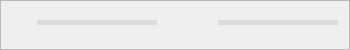
            <widget class="QFrame" name="consultant_meter_frame">
             <property name="sizePolicy">
              <sizepolicy hsizetype="Minimum" vsizetype="Minimum">
               <horstretch>0</horstretch>
               <verstretch>0</verstretch>
              </sizepolicy>
             </property>
             <property name="minimumSize">
              <size>
               <width>350</width>
               <height>50</height>
              </size>
             </property>
             <property name="maximumSize">
              <size>
               <width>350</width>
               <height>50</height>
              </size>
             </property>
             <property name="frameShape">
              <enum>QFrame::StyledPanel</enum>
             </property>
             <property name="frameShadow">
              <enum>QFrame::Raised</enum>
             </property>
             <widget class="QFrame" name="consultant_speaker_frame">
              <property name="geometry">
               <rect>
                <x>37</x>
                <y>20</y>
                <width>120</width>
                <height>5</height>
               </rect>
              </property>
              <property name="sizePolicy">
               <sizepolicy hsizetype="Maximum" vsizetype="Minimum">
                <horstretch>0</horstretch>
                <verstretch>0</verstretch>
               </sizepolicy>
              </property>
              <property name="minimumSize">
               <size>
                <width>0</width>
                <height>5</height>
               </size>
              </property>
              <property name="maximumSize">
               <size>
                <width>120</width>
                <height>16777215</height>
               </size>
              </property>
              <property name="autoFillBackground">
               <bool>false</bool>
              </property>
              <property name="styleSheet">
               <string notr="true">background-color: rgb(85, 255, 0);</string>
              </property>
              <property name="frameShape">
               <enum>QFrame::HLine</enum>
              </property>
              <property name="frameShadow">
               <enum>QFrame::Sunken</enum>
              </property>
              <property name="lineWidth">
               <number>0</number>
              </property>
             </widget>
             <widget class="QLabel" name="consultant_mic_label">
              <property name="geometry">
               <rect>
                <x>199</x>
                <y>15</y>
                <width>16</width>
                <height>16</height>
               </rect>
              </property>
              <property name="sizePolicy">
               <sizepolicy hsizetype="Minimum" vsizetype="Minimum">
                <horstretch>0</horstretch>
                <verstretch>0</verstretch>
               </sizepolicy>
              </property>
              <property name="minimumSize">
               <size>
                <width>16</width>
                <height>16</height>
               </size>
              </property>
              <property name="maximumSize">
               <size>
                <width>16</width>
                <height>16</height>
               </size>
              </property>
              <property name="text">
               <string/>
              </property>
              <property name="pixmap">
               <pixmap resource="ultrasound_consultant.qrc">:/UltrasoundConsultant/Resources/microphone16x16.png</pixmap>
              </property>
             </widget>
             <widget class="QLabel" name="consultant_speaker_label">
              <property name="geometry">
               <rect>
                <x>14</x>
                <y>15</y>
                <width>16</width>
                <height>16</height>
               </rect>
              </property>
              <property name="sizePolicy">
               <sizepolicy hsizetype="Minimum" vsizetype="Minimum">
                <horstretch>0</horstretch>
                <verstretch>0</verstretch>
               </sizepolicy>
              </property>
              <property name="minimumSize">
               <size>
                <width>16</width>
                <height>16</height>
               </size>
              </property>
              <property name="maximumSize">
               <size>
                <width>16</width>
                <height>16</height>
               </size>
              </property>
              <property name="text">
               <string/>
              </property>
              <property name="pixmap">
               <pixmap resource="ultrasound_consultant.qrc">:/UltrasoundConsultant/Resources/speaker16x16.png</pixmap>
              </property>
             </widget>
             <widget class="QFrame" name="consultant_speaker_frame_background">
              <property name="geometry">
               <rect>
                <x>37</x>
                <y>20</y>
                <width>120</width>
                <height>5</height>
               </rect>
              </property>
              <property name="sizePolicy">
               <sizepolicy hsizetype="Minimum" vsizetype="Minimum">
                <horstretch>0</horstretch>
                <verstretch>0</verstretch>
               </sizepolicy>
              </property>
              <property name="minimumSize">
               <size>
                <width>120</width>
                <height>5</height>
               </size>
              </property>
              <property name="maximumSize">
               <size>
                <width>120</width>
                <height>16777215</height>
               </size>
              </property>
              <property name="autoFillBackground">
               <bool>false</bool>
              </property>
              <property name="styleSheet">
               <string notr="true">background-color: rgb(220, 220, 220);</string>
              </property>
              <property name="frameShape">
               <enum>QFrame::HLine</enum>
              </property>
              <property name="frameShadow">
               <enum>QFrame::Sunken</enum>
              </property>
              <property name="lineWidth">
               <number>0</number>
              </property>
             </widget>
             <widget class="QFrame" name="consultant_mic_frame">
              <property name="geometry">
               <rect>
                <x>218</x>
                <y>20</y>
                <width>120</width>
                <height>5</height>
               </rect>
              </property>
              <property name="sizePolicy">
               <sizepolicy hsizetype="Maximum" vsizetype="Minimum">
                <horstretch>0</horstretch>
                <verstretch>0</verstretch>
               </sizepolicy>
              </property>
              <property name="minimumSize">
               <size>
                <width>0</width>
                <height>5</height>
               </size>
              </property>
              <property name="maximumSize">
               <size>
                <width>120</width>
                <height>16777215</height>
               </size>
              </property>
              <property name="autoFillBackground">
               <bool>false</bool>
              </property>
              <property name="styleSheet">
               <string notr="true">background-color: rgb(85, 255, 0);</string>
              </property>
              <property name="frameShape">
               <enum>QFrame::HLine</enum>
              </property>
              <property name="frameShadow">
               <enum>QFrame::Sunken</enum>
              </property>
              <property name="lineWidth">
               <number>0</number>
              </property>
             </widget>
             <widget class="QFrame" name="consultant_mic_frame_background">
              <property name="geometry">
               <rect>
                <x>218</x>
                <y>20</y>
                <width>120</width>
                <height>5</height>
               </rect>
              </property>
              <property name="sizePolicy">
               <sizepolicy hsizetype="Minimum" vsizetype="Minimum">
                <horstretch>0</horstretch>
                <verstretch>0</verstretch>
               </sizepolicy>
              </property>
              <property name="minimumSize">
               <size>
                <width>120</width>
                <height>5</height>
               </size>
              </property>
              <property name="maximumSize">
               <size>
                <width>120</width>
                <height>16777215</height>
               </size>
              </property>
              <property name="autoFillBackground">
               <bool>false</bool>
              </property>
              <property name="styleSheet">
               <string notr="true">background-color: rgb(220, 220, 220);</string>
              </property>
              <property name="frameShape">
               <enum>QFrame::HLine</enum>
              </property>
              <property name="frameShadow">
               <enum>QFrame::Sunken</enum>
              </property>
              <property name="lineWidth">
               <number>0</number>
              </property>
             </widget>
            </widget>
